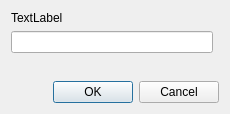
<?xml version="1.0" encoding="UTF-8"?>
<ui version="4.0">
 <class>Dialog</class>
 <widget class="QDialog" name="Dialog">
  <property name="geometry">
   <rect>
    <x>0</x>
    <y>0</y>
    <width>230</width>
    <height>114</height>
   </rect>
  </property>
  <property name="minimumSize">
   <size>
    <width>230</width>
    <height>114</height>
   </size>
  </property>
  <property name="maximumSize">
   <size>
    <width>230</width>
    <height>114</height>
   </size>
  </property>
  <property name="windowTitle">
   <string>Dialog</string>
  </property>
  <layout class="QGridLayout" name="gridLayout_2">
   <item row="0" column="0">
    <layout class="QGridLayout" name="gridLayout">
     <item row="1" column="0">
      <widget class="QLineEdit" name="lineEdit"/>
     </item>
     <item row="3" column="0" colspan="2">
      <widget class="QDialogButtonBox" name="buttonBox">
       <property name="orientation">
        <enum>Qt::Horizontal</enum>
       </property>
       <property name="standardButtons">
        <set>QDialogButtonBox::Cancel|QDialogButtonBox::Ok</set>
       </property>
       <property name="centerButtons">
        <bool>false</bool>
       </property>
      </widget>
     </item>
     <item row="0" column="0" colspan="2">
      <widget class="QLabel" name="label">
       <property name="text">
        <string>TextLabel</string>
       </property>
      </widget>
     </item>
     <item row="2" column="0" colspan="2">
      <spacer name="verticalSpacer">
       <property name="orientation">
        <enum>Qt::Vertical</enum>
       </property>
       <property name="sizeHint" stdset="0">
        <size>
         <width>20</width>
         <height>40</height>
        </size>
       </property>
      </spacer>
     </item>
    </layout>
   </item>
  </layout>
 </widget>
 <resources/>
 <connections>
  <connection>
   <sender>buttonBox</sender>
   <signal>accepted()</signal>
   <receiver>Dialog</receiver>
   <slot>accept()</slot>
   <hints>
    <hint type="sourcelabel">
     <x>248</x>
     <y>254</y>
    </hint>
    <hint type="destinationlabel">
     <x>157</x>
     <y>274</y>
    </hint>
   </hints>
  </connection>
  <connection>
   <sender>buttonBox</sender>
   <signal>rejected()</signal>
   <receiver>Dialog</receiver>
   <slot>reject()</slot>
   <hints>
    <hint type="sourcelabel">
     <x>316</x>
     <y>260</y>
    </hint>
    <hint type="destinationlabel">
     <x>286</x>
     <y>274</y>
    </hint>
   </hints>
  </connection>
 </connections>
</ui>
